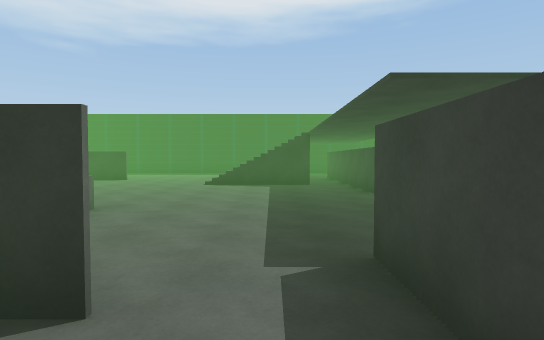
View 1 (above)

24 first-person views from a walk through a Unity game level. The camera is 1.5 m above the floor, tilts 2° down and sees 80° across. The floor is counted in squares, 2 m on a side. Each view is taken from the middle of a square. On the plan, view 1 faces up. The plan holds only what a view shows up to about 11 squares ahead; the rest is blank. The place goes on beyond the plan. Door leaves are left out, so doorways stand open.

View 2
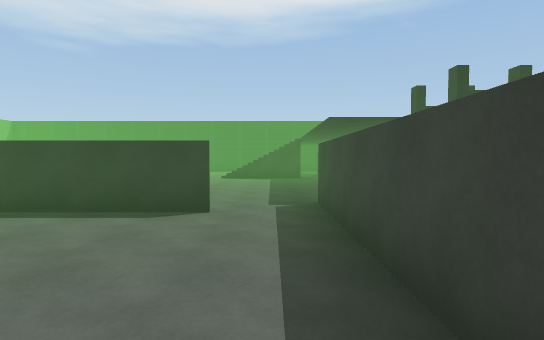

View 3
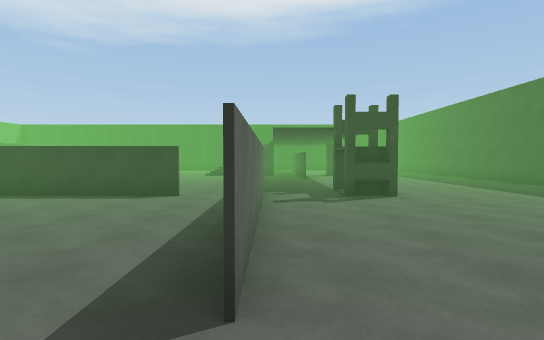

View 4
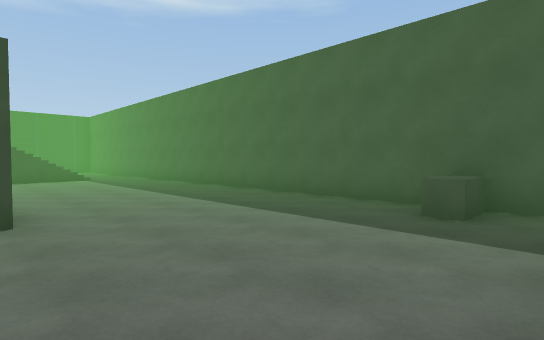

View 5
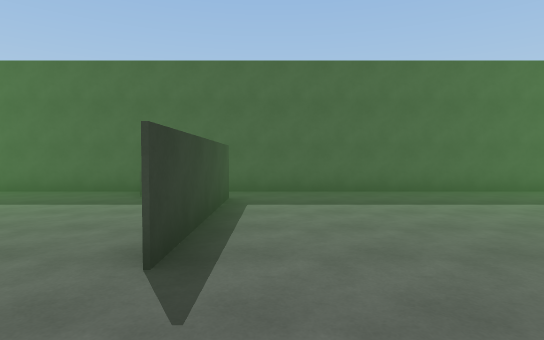

View 6
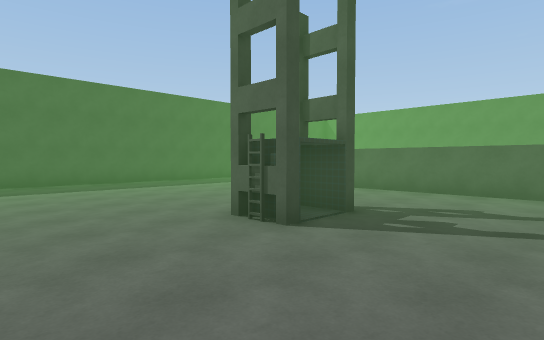

View 7
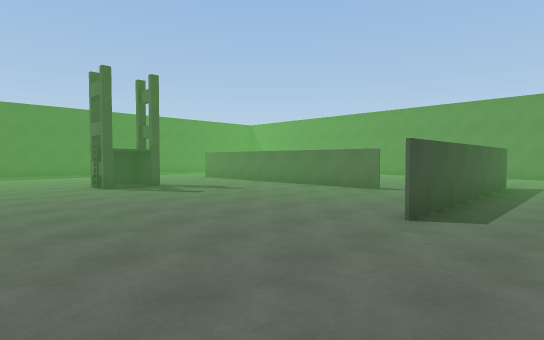

View 8
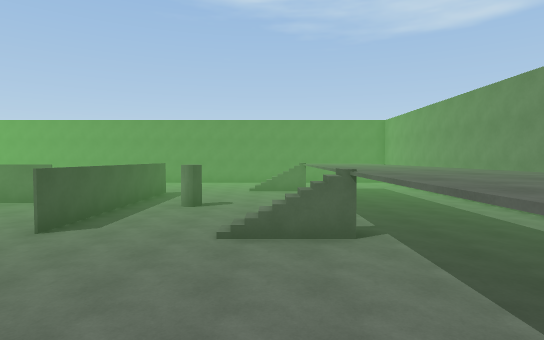

View 9
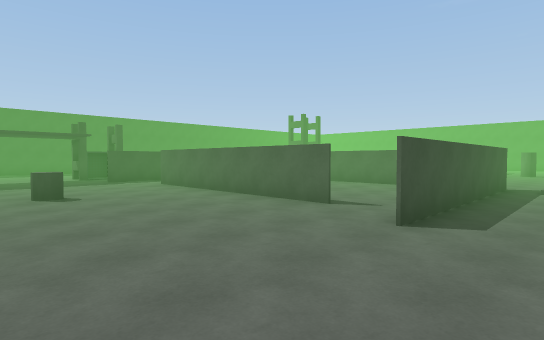

View 10
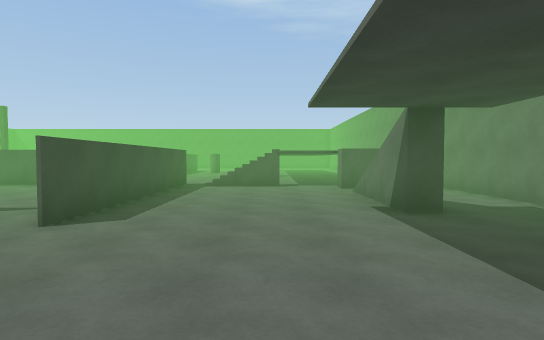

View 11
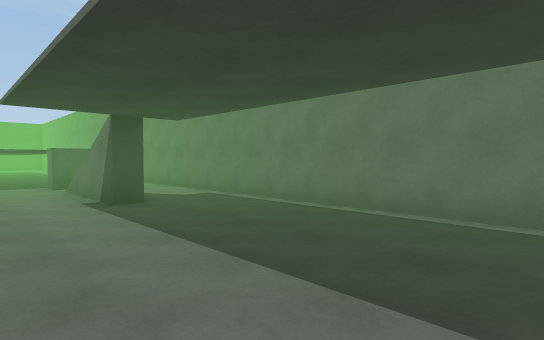

View 12
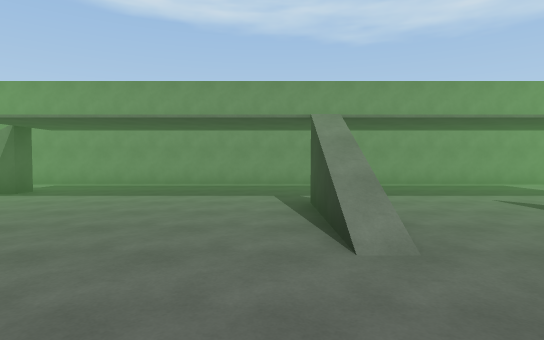

View 13
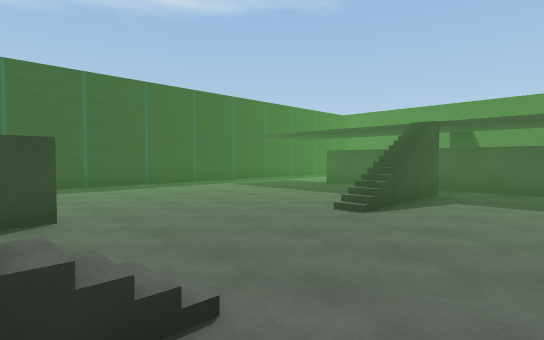

View 14
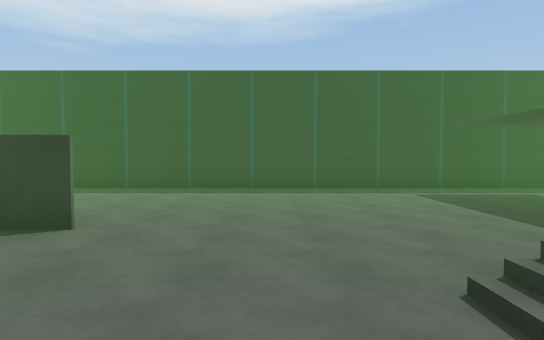

View 15
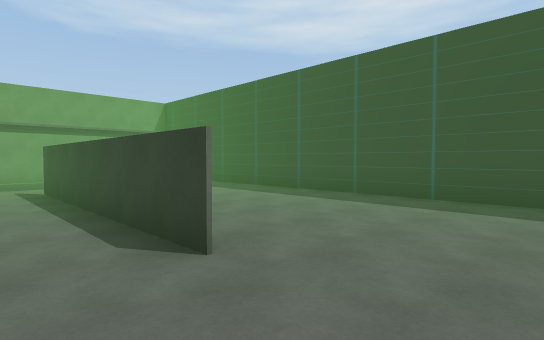

View 16
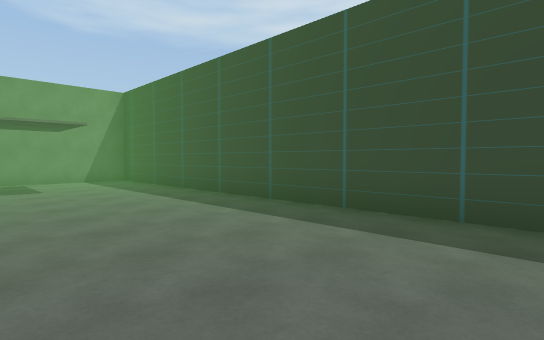

View 17
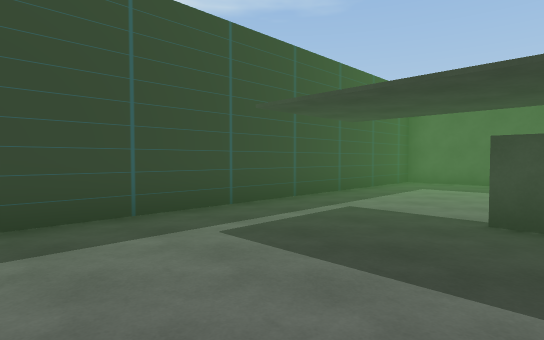

View 18
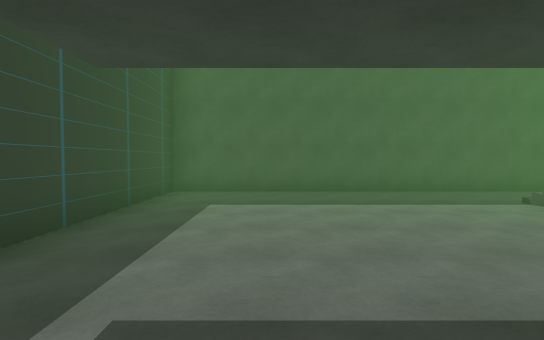

View 19
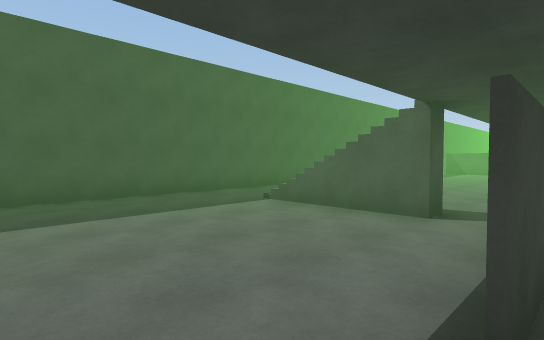

View 20
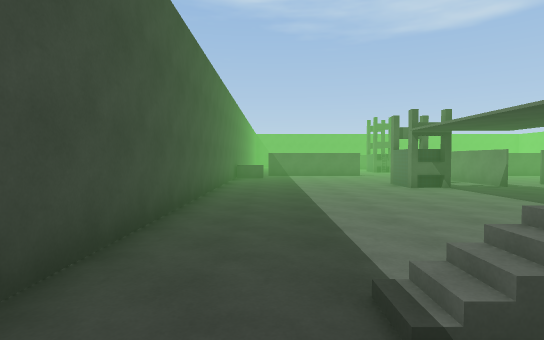

View 21
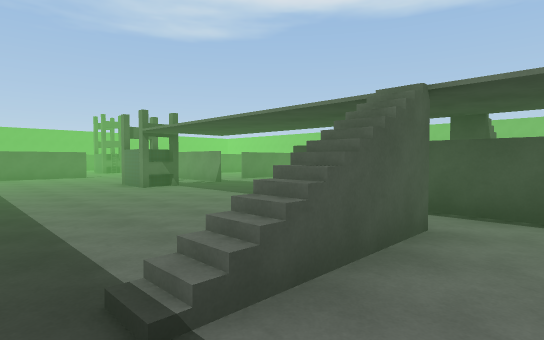

View 22
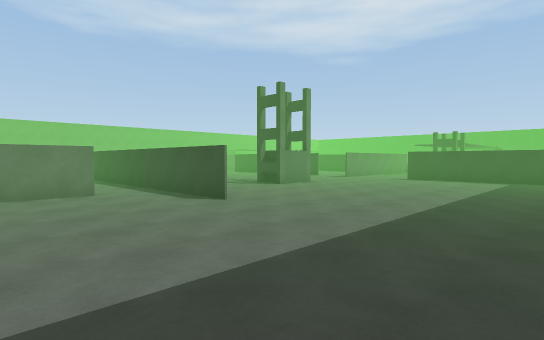

View 23
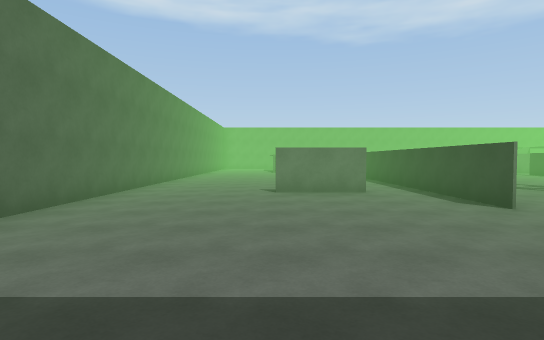

View 24
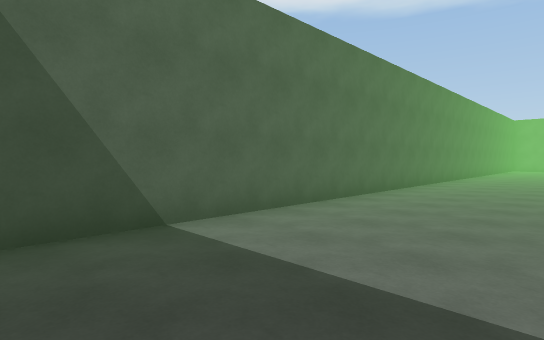

### Floor plan
Points are (right, up) in squares from view 1. A wall is a line through its corners. A room is listed if a view was taken in it or the views show most of it. See-through windows are left out.
Room 1 (view 1)
walls: (-6, -3.1) (-3.2, -3.1); (-0.8, 1.5) (-4.5, 1.5); (0.8, -2.1) (0.8, 0.6)
ways out: opening at (-7, 1) to room 2; opening at (0, -3) to room 2; opening at (0, 1) to room 2
Room 2 (views 2, 3, 4, 5, 6, 7, 8, 9, 10, 11, 12, 13, 14, 15, 16, 17, 18, 19, 20, 21, 22, 23, 24)
walls: (-8.5, -3.6) (-8.5, 2.5); (0.4, -7.9) (1.4, -7.9); (-6.9, 1.5) (-0.9, 1.5); (1.1, -7.9) (0.6, -7.9); (1.4, -7.5) (1.4, -8.1) (0.4, -8.1); (0.8, 0.6) (0.8, 2.5) (0.8, -3.6); (-4.4, -11.4) (2.4, -11.4); (2.6, 2.5) (3.2, 2.5); (2.4, 2.8) (3.5, 2.8) (3.5, 1.5) (2.4, 1.5); (0.8, -12.9) (0.8, -15); (-6.4, -13.9) (-6.4, -7.9); (3.2, -11.4) (-4, -11.4); (7.1, -3.2) (3.1, -3.2); (2.2, 6.9) (2.2, 12.9); (8.4, -10.2) (8.4, 16.3) (-15.4, 16.3) (-15.4, 9.6); (1, 9.3) (-1.5, 9.3); (-4.2, -18.4) (7.8, -18.4); (-5, 11.4) (-11.1, 11.4); (2.2, 10.6) (2.2, 9.2); (-15.4, 8.1) (-15.4, -3.1); (6.2, 9.3) (4.2, 9.3)
low walls: (-5.4, 8.3) (-6, 8.3)
ways out: opening at (-7, 1) to room 1; opening at (0, -3) to room 1; opening at (0, 1) to room 1; open door at (0, -7.5); open door at (2.5, 2); gap at (1, 9)
objects: other object (-13, -2); column (-8, -11); other object (-3, 5); ladder (1, -7); other object (8, -2)

Where each view was taken, in squares from view 1:
view 1: 0 up, 0 right, facing up
view 2: 3 down, 0 right, facing up
view 3: 5 down, 1 right, facing up
view 4: 3 down, 3 right, facing up-right
view 5: 4 down, 1 right, facing right
view 6: 4 down, 2 left, facing down-right
view 7: 4 down, 8 left, facing down-right
view 8: 3 down, 10 left, facing down
view 9: 6 up, 10 left, facing down-right
view 10: 6 up, 11 left, facing down
view 11: 7 up, 11 left, facing down-left
view 12: 7 up, 6 left, facing left
view 13: 7 up, 6 left, facing up-right
view 14: 8 up, 3 left, facing up
view 15: 10 up, 3 left, facing up-left
view 16: 12 up, 4 left, facing up-left
view 17: 12 up, 2 left, facing up-right
view 18: 14 up, 1 right, facing right
view 19: 14 up, 2 right, facing down-right
view 20: 11 up, 7 right, facing down
view 21: 11 up, 7 right, facing down-left
view 22: 15 down, 8 right, facing up-left
view 23: 15 down, 8 right, facing left
view 24: 15 down, 8 right, facing down-left
